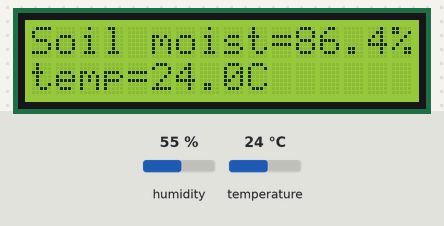
A program run on a simulated Raspberry Pi (BCM pin numbers). On the bench: 16×2 character LCD. Inputs (shaded band) come from the test bench; at power-on: temperature 24 °C, humidity 55 %. Library files of the repository ran but are not shown: lcd_api.py, i2c_lcd.py.

Above: at 1.2 s.
1.3 s: temperature set to 12 °C
At 2.2 s:
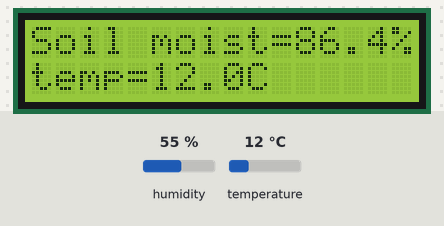
3.3 s: temperature set to 19 °C
At 4.0 s:
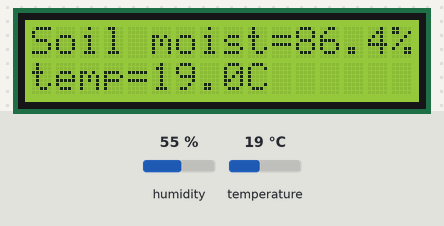
5.0 s: temperature set to 28 °C
At 5.7 s:
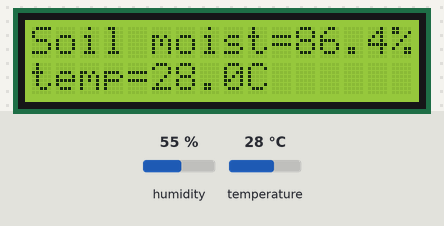
Timing chart, 0 to 8.0 s (numbered marks = the images above; inputs shaded):
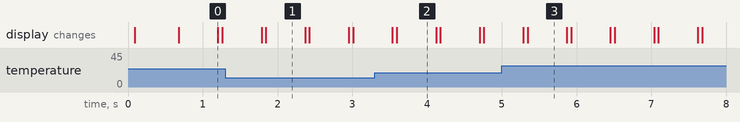

Measured:
- after the input at 1.3 s, the display: first differs from a run without the input after 0.54 s (image 1)
- after the input at 3.3 s, the display: first differs from a run without the input after 0.29 s (image 2)
- after the input at 5.0 s, the display: first differs from a run without the input after 0.35 s (image 3)
- what the display in image 0 shows lasts 0.5 s, from 0.7 s to 1.2 s

The program:

dht11.py
```python
import sys
import Adafruit_DHT
import time
from lcd_api import LcdApi
from i2c_lcd import I2cLcd
from time import sleep, time

I2C_ADDR = 0x27
I2C_NUM_ROWS = 2
I2C_NUM_COLS = 16
from lcd import welcome

lcd = I2cLcd(1, I2C_ADDR, I2C_NUM_ROWS, I2C_NUM_COLS)

humidity = 0.0
temperature = 0.0
while True:
    try:
        #dht11 using gpio 4
        #welcome()
        humidity, temperature = Adafruit_DHT.read_retry(11, 4)
        lcd.clear()
        lcd.move_to(0,0)
        lcd.putstr("Soil moist=" + str(86.4) + "%")
        lcd.move_to(0,1)
        lcd.putstr("temp=" + str(temperature) + "C")
        time.sleep(2)
        print("humidity={}, temp={}".format(humidity, temperature))
    except:
        pass
```

lcd.py
```python
from lcd_api import LcdApi
from i2c_lcd import I2cLcd
from time import sleep, time

I2C_ADDR = 0x27
I2C_NUM_ROWS = 2
I2C_NUM_COLS = 16


lcd = I2cLcd(1, I2C_ADDR, I2C_NUM_ROWS, I2C_NUM_COLS)

def welcome():
    lcd.clear()
    lcd.move_to(3,0)
    lcd.putstr("Welcome to")
    lcd.move_to(0,1)
    lcd.putstr("Smart Irrigation")
    sleep(7)
#welcome()
def irrig():
    lcd.clear()
    lcd.move_to(0,0)
    lcd.putstr("Irrigating now..")

#welcome()
```
